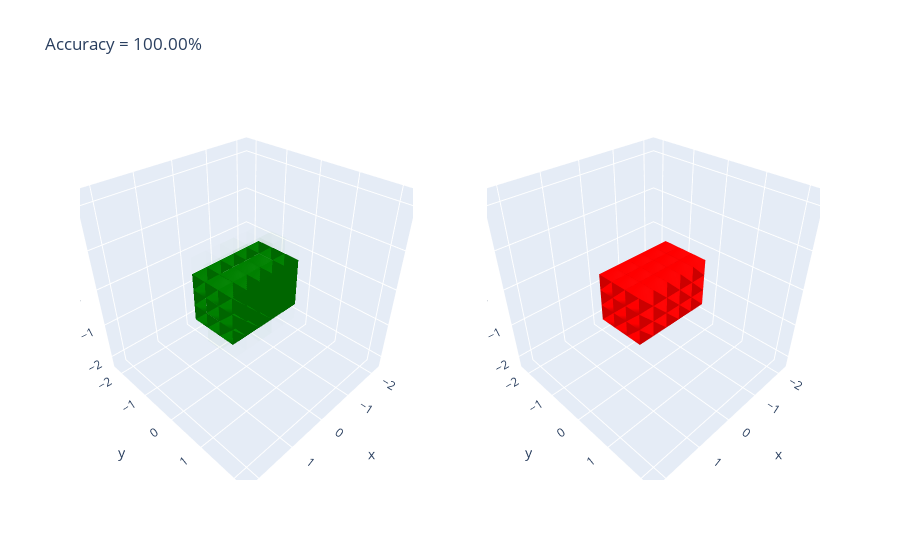

Notebook code cell kept with this figure:
### Code cell
from plotly.subplots import make_subplots

def comparisonPlot(obj):

  prob_pred = model.predict(x_test)[obj]
  pred = np.round(prob_pred)
  print(prob_pred.mean())

  fig = make_subplots(
      rows=1, cols=2,
      specs=[[{'type': 'surface'}, {'type': 'surface'}]])

  for q in range(11**3):
    # adding surfaces to subplots.
  
    fig.add_trace(go.Mesh3d(
        # 8 vertices of a cube
        x=np.array([[gridpoints[q][0]-0.2 for p in range(2)] + [gridpoints[q][0]+0.2 for p in range(2)] for p in range(2)]).flatten(),
        y=np.array([[gridpoints[q][1]-0.2] + [gridpoints[q][1]+0.2 for p in range(2)] + [gridpoints[q][1]-0.2] for p in range(2)]).flatten(),
        z=[gridpoints[q][2]-0.2 for p in range(4)] + [gridpoints[q][2]+0.2 for p in range(4)],
        i = [7, 0, 0, 0, 4, 4, 6, 6, 4, 0, 3, 2],
        j = [3, 4, 1, 2, 5, 6, 5, 2, 0, 1, 6, 3],
        k = [0, 7, 2, 3, 6, 7, 1, 1, 5, 5, 7, 6],
        color = 'green',
        opacity = prob_pred[q],
        ),
        row = 1, col = 1,
    )

    
    fig.add_trace(go.Mesh3d(
          # 8 vertices of a cube
          x=np.array([[gridpoints[q][0]-0.2 for p in range(2)] + [gridpoints[q][0]+0.2 for p in range(2)] for p in range(2)]).flatten(),
          y=np.array([[gridpoints[q][1]-0.2] + [gridpoints[q][1]+0.2 for p in range(2)] + [gridpoints[q][1]-0.2] for p in range(2)]).flatten(),
          z=[gridpoints[q][2]-0.2 for p in range(4)] + [gridpoints[q][2]+0.2 for p in range(4)],
          i = [7, 0, 0, 0, 4, 4, 6, 6, 4, 0, 3, 2],
          j = [3, 4, 1, 2, 5, 6, 5, 2, 0, 1, 6, 3],
          k = [0, 7, 2, 3, 6, 7, 1, 1, 5, 5, 7, 6],
          color = 'red',
          opacity = y_test.iloc[obj][q]*1
          ),
          row = 1, col = 2,
      )


  fig.update_layout(
      title_text='Accuracy = {0:.2%}'.format(model.evaluate(np.array([x_val[obj]]), np.array([y_val.iloc[obj]]))[1]),
  )
  fig.show()

comparisonPlot(300)
